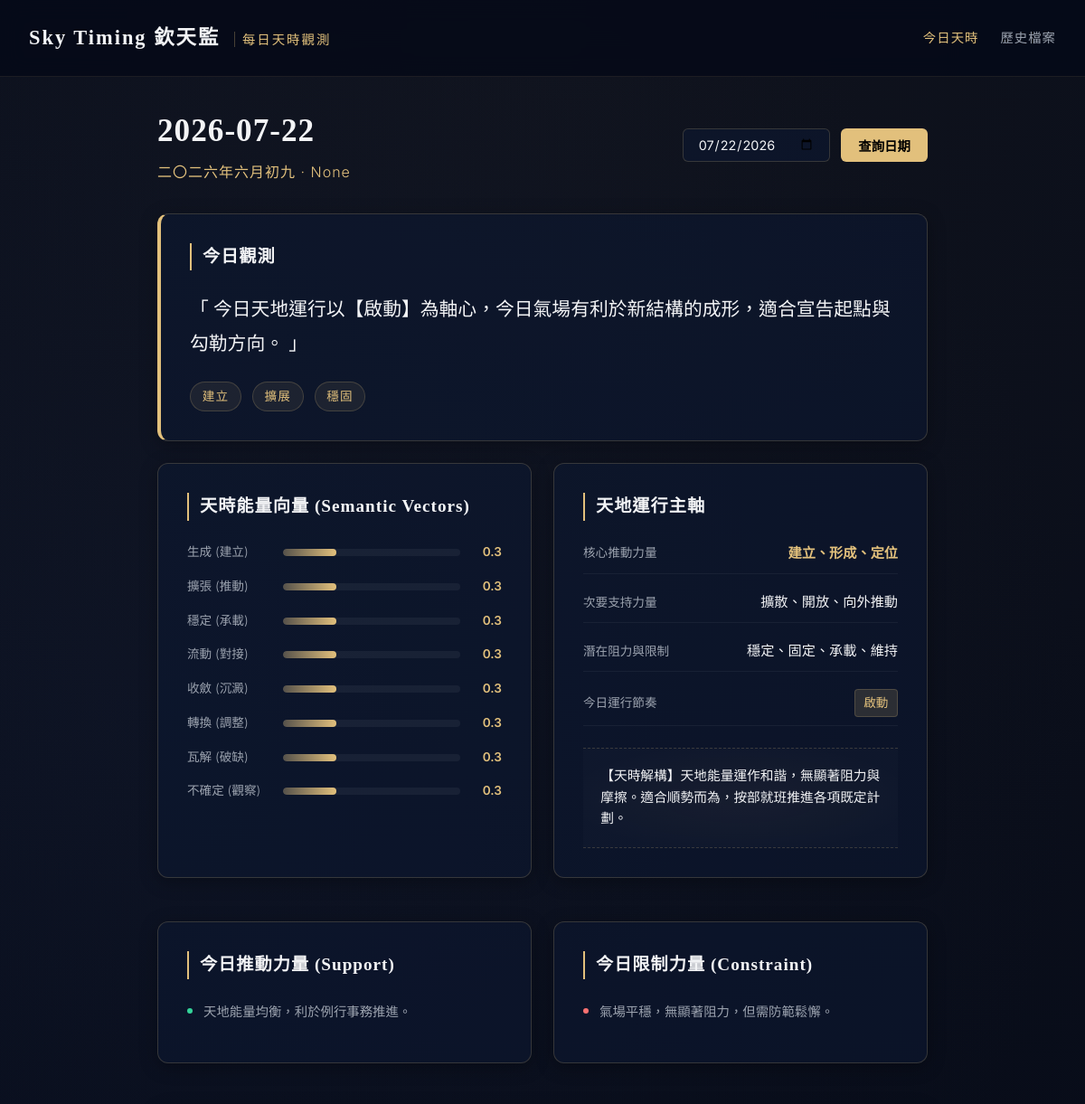
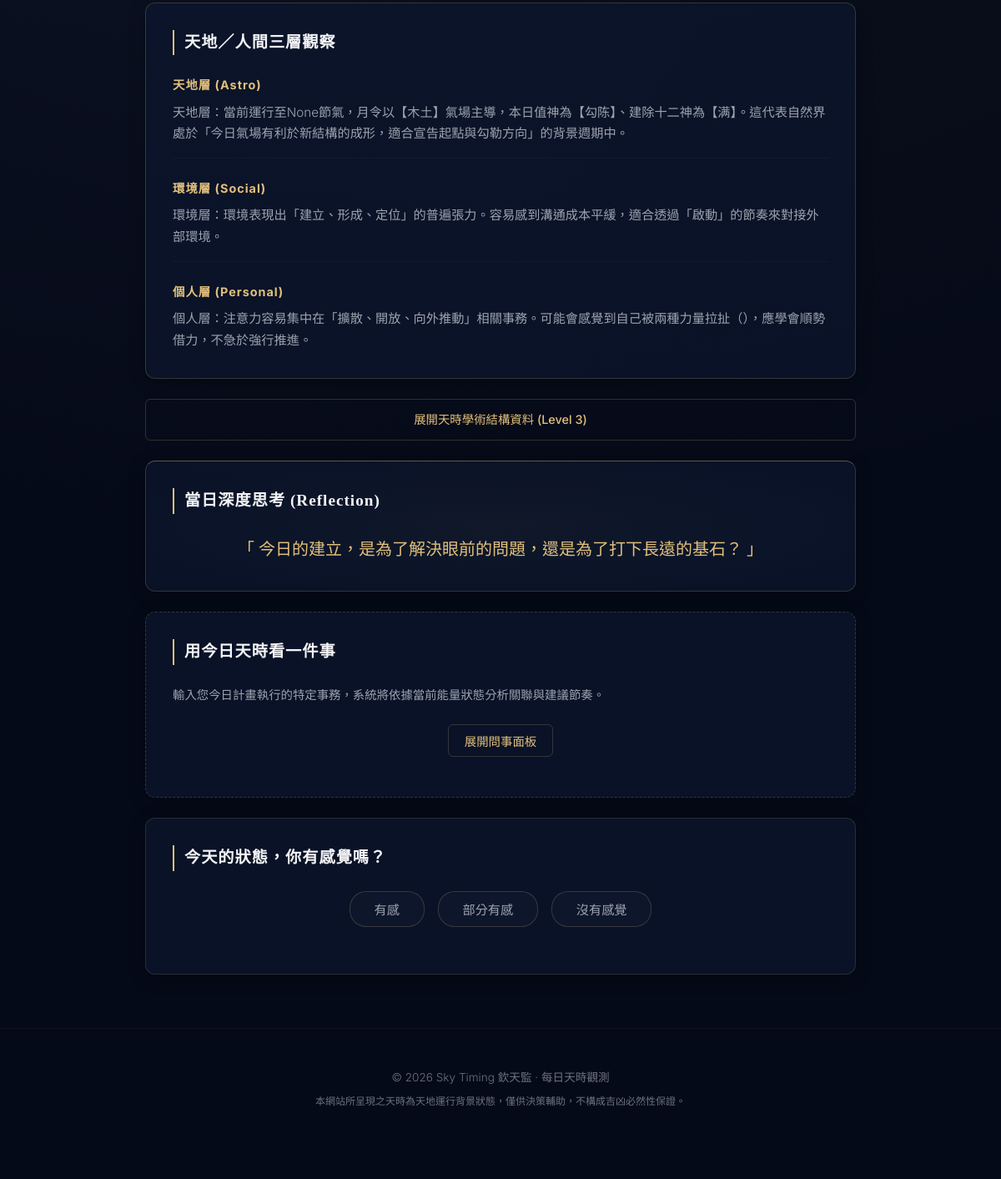
The page / on the database its author committed (2 pictures, top to bottom).
### tables this page shows
CREATE TABLE daily_states (
            id INTEGER PRIMARY KEY AUTOINCREMENT,
            date TEXT NOT NULL,
            timezone TEXT NOT NULL,
            city TEXT NOT NULL,
            raw_timing_data TEXT NOT NULL,
            semantic_vectors TEXT NOT NULL,
            primary_force TEXT NOT NULL,
            secondary_force TEXT NOT NULL,
            constraint_force TEXT NOT NULL,
            daily_rhythm TEXT NOT NULL,
            daily_summary TEXT NOT NULL,
            reflection_question TEXT NOT NULL,
            created_at TEXT NOT NULL,
            UNIQUE(date, timezone, city)
        );

### app.py (the view)
@app.get("/", response_class=HTMLResponse)
def read_today(request: Request):
    taipei_now = datetime.utcnow() + timedelta(hours=8)
    date_str = taipei_now.strftime("%Y-%m-%d")
    state = get_or_create_state(date_str)
    return templates.TemplateResponse(request=request, name="today.html", context={"request": request, "state": state})

### templates/today.html (shortened to what this page needs)
<!DOCTYPE html>
<html lang="zh-TW">
<head>
    <link rel="stylesheet" href="/static/style.css">
</head>
<body>
    <header class="app-header">
        <div class="logo">Sky Timing 欽天監 <span>每日天時觀測</span></div>
        <nav class="app-nav">
            <a href="/" class="active">今日天時</a>
            <a href="/archive">歷史檔案</a>
        </nav>
    </header>
    <main class="container">
        <section class="date-selector-section">
            <div class="current-date-info">
                <h1>{{ state.date }}</h1>
                <p class="lunar-calendar-text">{{ state.raw_timing_data.lunar_date }} · {{ state.raw_timing_data.solar_term }}</p>
            </div>
            <div class="selector-controls">
                <input type="date" id="dateQuery" value="{{ state.date }}">
                <button onclick="queryDate()" class="btn-gold">查詢日期</button>
            </div>
        </section>
        <section class="card one-liner-card">
            <h2>今日觀測</h2>
            <p class="one-liner-text">「 {{ state.content.one_liner }} 」</p>
            <div class="keywords-row">
                {% for kw in state.content.keywords %}
                <span class="keyword-tag">{{ kw }}</span>
                {% endfor %}
            </div>
        </section>
        <section class="grid-2">
            <div class="card">
                <h2>天時能量向量 (Semantic Vectors)</h2>
                <div class="vector-chart">
                    {% for name, val in state.formatted_vectors.items() %}
                    <div class="vector-bar-row">
                        <span class="vector-label">{{ name }}</span>
                        <div class="bar-container">
                            <div class="bar-fill" style="width: {{ val * 100 }}%"></div>
                        </div>
                        <span class="vector-value">{{ val }}</span>
                    </div>
                    {% endfor %}
                </div>
            </div>
            <div class="card">
                <h2>天地運行主軸</h2>
                <div class="forces-info">
                    <div class="force-item">
                        <span class="force-title">核心推動力量</span>
                        <span class="force-val gold-text">{{ state.primary_force }}</span>
                    </div>
                    <div class="force-item">
                        <span class="force-title">次要支持力量</span>
                        <span class="force-val">{{ state.secondary_force }}</span>
                    </div>
                    <div class="force-item">
                        <span class="force-title">潛在阻力與限制</span>
                        <span class="force-val">{{ state.constraint_force }}</span>
                    </div>
                    <div class="force-item">
                        <span class="force-title">今日運行節奏</span>
                        <span class="force-val rhythm-badge">{{ state.daily_rhythm }}</span>
                    </div>
                </div>
                {% if state.content.synthesis %}
                <div class="synthesis-block">
                    <p class="synthesis-text">{{ state.content.synthesis }}</p>
                </div>
                {% endif %}
            </div>
        </section>
        <section class="grid-2">
            <div class="card support-card">
                <h2>今日推動力量 (Support)</h2>
                <ul class="clean-list">
                    {% for p in state.content.support_points %}
                    <li><span class="dot-green"></span> {{ p }}</li>
                    {% endfor %}
                </ul>
            </div>
            <div class="card constraint-card">
                <h2>今日限制力量 (Constraint)</h2>
                <ul class="clean-list">
                    {% for p in state.content.risk_points %}
                    <li><span class="dot-red"></span> {{ p }}</li>
                    {% endfor %}
                </ul>
            </div>
        </section>
        <section class="card">
            <h2>天地／人間三層觀察</h2>
            <div class="observation-tiers">
                <div class="tier-block">
                    <h3>天地層 (Astro)</h3>
                    <p>{{ state.content.tian_obs }}</p>
                </div>
                <div class="tier-block">
                    <h3>環境層 (Social)</h3>
                    <p>{{ state.content.group_obs }}</p>
                </div>
                <div class="tier-block">
                    <h3>個人層 (Personal)</h3>
                    <p>{{ state.content.person_obs }}</p>
                </div>
            </div>
        </section>
        <details class="astro-details-fold">
            <summary class="btn-outline fold-summary">展開天時學術結構資料 (Level 3)</summary>
        </details>
        <section class="card question-card">
            <h2>當日深度思考 (Reflection)</h2>
            <p class="question-text">「 {{ state.reflection_question }} 」</p>
        </section>
        <section class="card ask-section">
            <h2>用今日天時看一件事</h2>
            <p class="section-desc">輸入您今日計畫執行的特定事務，系統將依據當前能量狀態分析關聯與建議節奏。</p>
            <div class="ask-trigger-container">
                <button onclick="toggleAskForm()" class="btn-outline">展開問事面板</button>
            </div>
        </section>
        <section class="card feedback-section">
            <h2>今天的狀態，你有感覺嗎？</h2>
            <div class="feedback-buttons">
                <button type="button" class="btn-feedback" id="btn-resonant" onclick="selectReaction('resonant')">有感</button>
                <button type="button" class="btn-feedback" id="btn-partial" onclick="selectReaction('partial')">部分有感</button>
                <button type="button" class="btn-feedback" id="btn-not_resonant" onclick="selectReaction('not_resonant')">沒有感覺</button>
            </div>
        </section>
    </main>
    <footer class="app-footer">
        <p>© 2026 Sky Timing 欽天監 · 每日天時觀測</p>
        <p class="footer-notice">本網站所呈現之天時為天地運行背景狀態，僅供決策輔助，不構成吉凶必然性保證。</p>
    </footer>
</body>
</html>

### rows shown on the page
daily_states: date "2026-07-22", date "07/22/2026", primary_force "建立、形成、定位", secondary_force "擴散、開放、向外推動", constraint_force "穩定、固定、承載、維持", daily_rhythm "啟動", reflection_question "今日的建立，是為了解決眼前的問題，還是為了打下長遠的基石？"

### other values the page prints
{{ state.raw_timing_data.lunar_date }} "二〇二六年六月初九"
{{ state.raw_timing_data.solar_term }} "None"
{{ state.content.one_liner }} "今日天地運行以【啟動】為軸心，今日氣場有利於新結構的成形，適合宣告起點與勾勒方向。"
{{ kw }} "建立" "擴展" "穩固"
{{ name }} "生成 (建立)" "擴張 (推動)" "穩定 (承載)" "流動 (對接)" "收斂 (沉澱)" "轉換 (調整)" "瓦解 (破缺)" "不確定 (觀察)"
{{ val }} "0.3" "0.3" "0.3" "0.3" "0.3" "0.3" "0.3" "0.3"
{{ state.content.synthesis }} "【天時解構】天地能量運作和諧，無顯著阻力與摩擦。適合順勢而為，按部就班推進各項既定計劃。"
{{ p }} "天地能量均衡，利於例行事務推進。"
{{ p }} "氣場平穩，無顯著阻力，但需防範鬆懈。"
{{ state.content.tian_obs }} "天地層：當前運行至None節氣，月令以【木土】氣場主導，本日值神為【勾陈】、建除十二神為【满】。這代表自然界處於「今日氣場有利於新結構的成形，適合宣告起點與勾勒方向」的背景週期中。"
{{ state.content.group_obs }} "環境層：環境表現出「建立、形成、定位」的普遍張力。容易感到溝通成本平緩，適合透過「啟動」的節奏來對接外部環境。"
{{ state.content.person_obs }} "個人層：注意力容易集中在「擴散、開放、向外推動」相關事務。可能會感覺到自己被兩種力量拉扯（），應學會順勢借力，不急於強行推進。"
